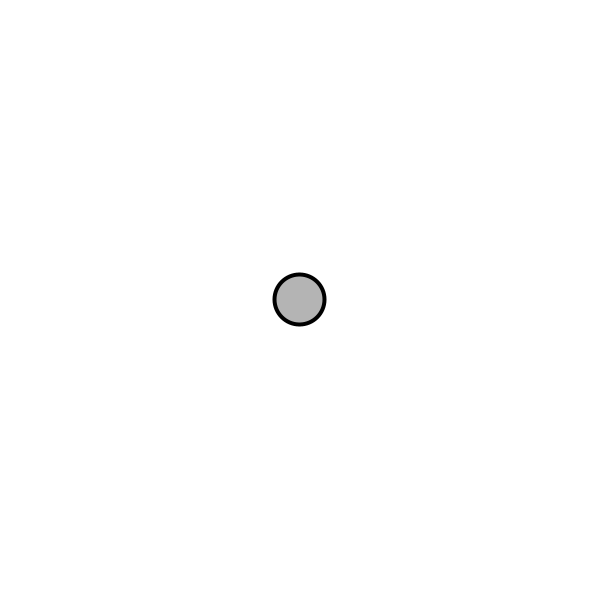
Frame 1 (no input)
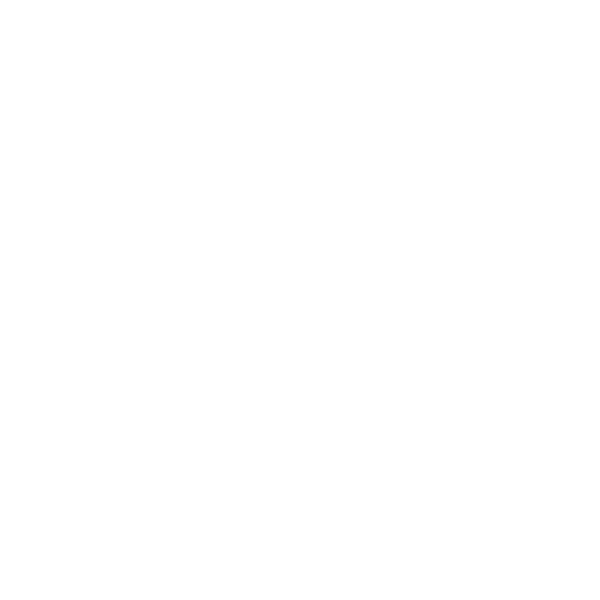
Frame 60 (the mouse pressed at the canvas centre just before this capture)
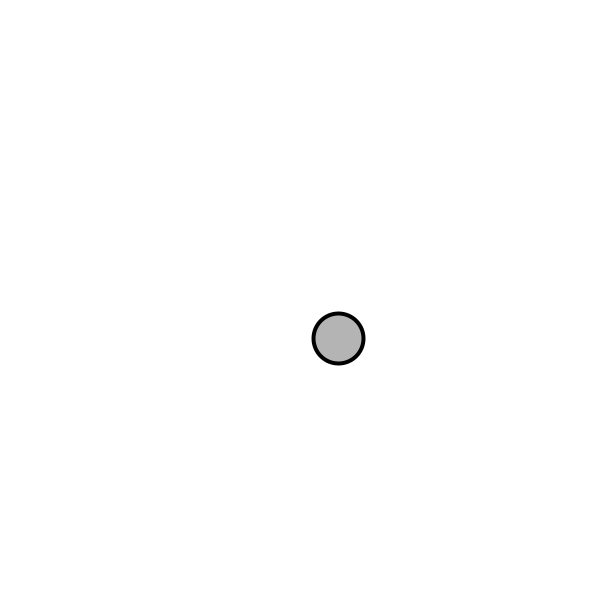
Frame 120 (the mouse held since frame 60 and released just before this capture)

The Processing sketch that drew these frames (run headless with seeded random() and noise(); from frame 60 on, the mouse is pressed at the canvas centre):

// Processing sketch: Movers
// ── Movers.pde
Ball b;

void setup()
{
  size(600, 600);
  b = new Ball();
}

void draw()
{
  background(255);
  
  b.update();
  //b.edges();
  b.display();
}

// ── Ball.pde
class Ball {
  
PVector location;
PVector velocity;
PVector acceleration;

Ball()
{
  location = new PVector(width/2, height/2);
  velocity = new PVector(0, 0);
  acceleration = new PVector(0, 0);
  
}

void update()
{
  PVector mouse = new PVector(mouseX, mouseY);
  mouse.sub(location);
  mouse.setMag(1 - (1/mouse.mag()));
  acceleration = mouse;
  
  velocity.add(acceleration);
  velocity.limit(10);
  location.add(velocity);
}

void edges()
{
  if(location.x > width) location.x = 0;
  if(location.x < 0) location.x = width;
  if(location.y > height) location.y = 0;
  if(location.y < 0) location.y = height;
}

void display()
{
  stroke(0);
  strokeWeight(4);
  fill(180);
  ellipse(location.x, location.y, 50, 50);
}

}
